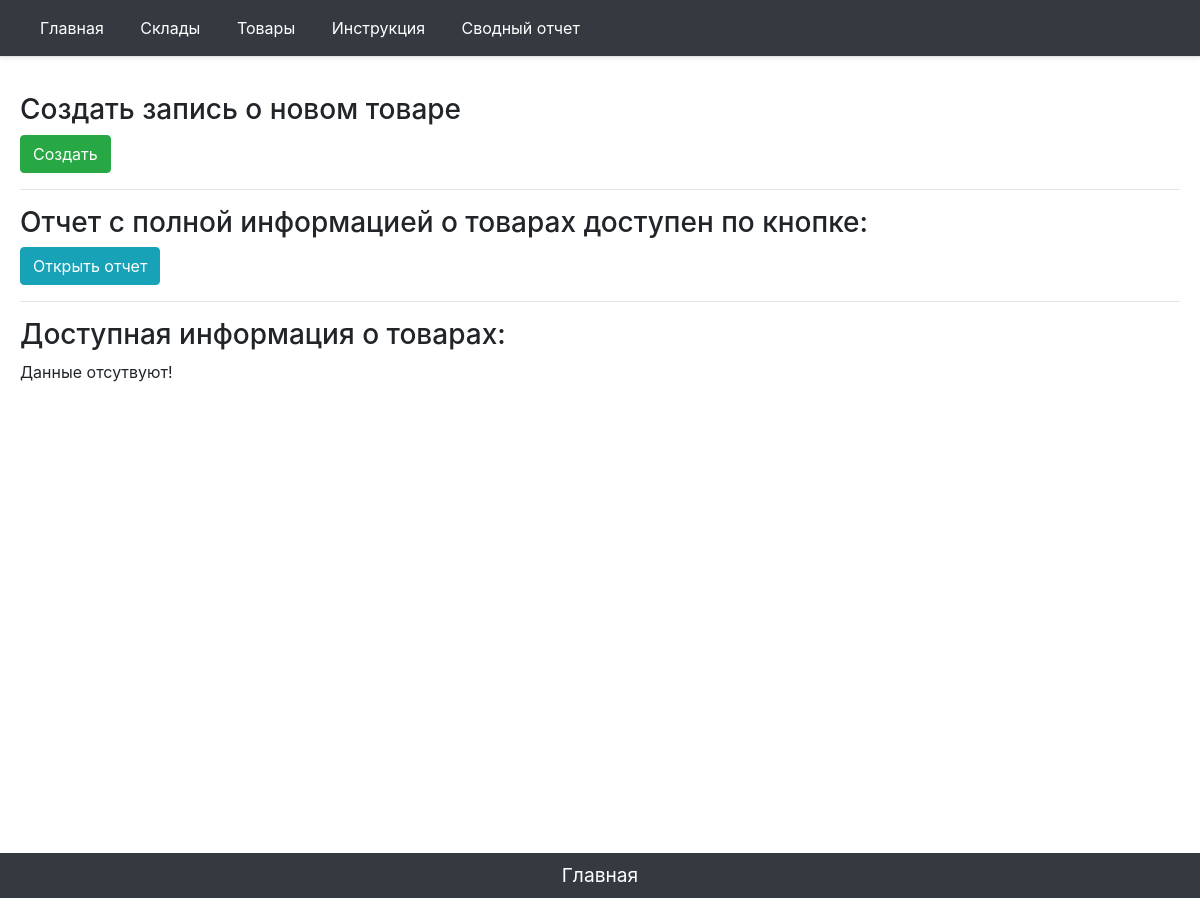
/items, run on an earlier commit of the app's database.
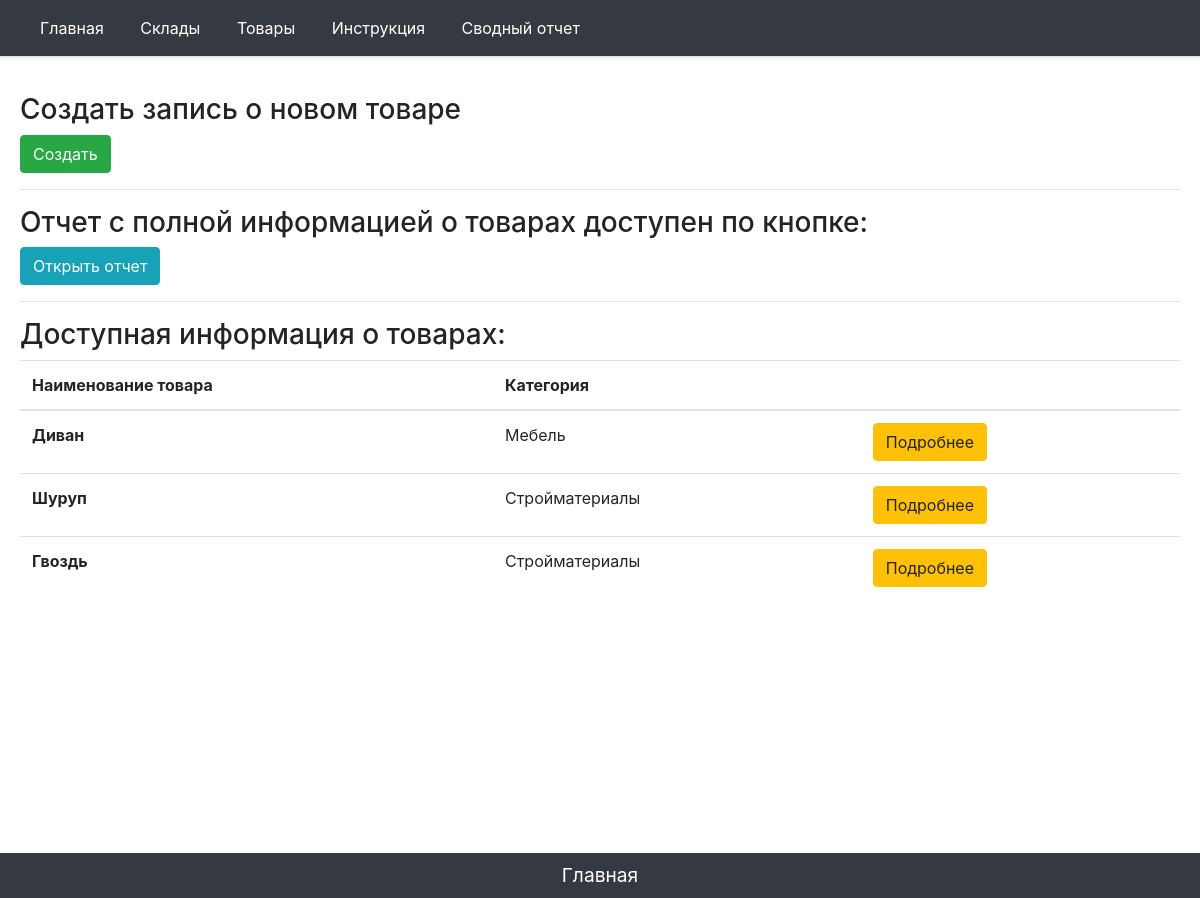
And on a later commit of the database.
### main/models.py (models this page shows, shortened)
class ItemNewOne(models.Model):
    ITEM_CATEGORY = (
        ('Мебель', 'Мебель'),
        ('Стройматериалы', 'Строительные материалы'),
        ('Инструменты', 'Инструменты для выполнения строительных,отделочных работ'),
        ('Техника', 'Технические средства, машины для строительных, отделочных работ'),
    )
    ITEM_MODULE = (
        ('А', 'А'),
        ('Б', 'Б'),
        ('В', 'В'),
        ('Г', 'Г'),
        ('Д', 'Д'),
        ('Е', 'Е'),
        ('Ж', 'Ж'),
        ('З', 'З'),
    )
    ITEM_SECTION =(
        ('S-1', 'S-1'),
        ('S-2', 'S-2'),
        ('S-3', 'S-3'),
        ('S-4', 'S-4'),
        ('S-5', 'S-5'),
        ('S-6', 'S-6'),
        ('S-7', 'S-7'),
        ('S-8', 'S-8'),
        ('S-9', 'S-9'),
        ('S-10', 'S-10'),
        ('S-11', 'S-11'),
        ('S-12', 'S-12'),
        ('S-13', 'S-13'),
        ('S-14', 'S-14'),
        ('S-15', 'S-15'),
        ('S-16', 'S-16'),
    )
    ITEM_ROW=(
        ('1', '1'),
        ('2', '2'),
        ('3', '3'),
        ('4', '4'),
        ('5', '5'),
        ('6', '6'),
        ('7', '7'),
        ('8', '8'),
        ('9', '9'),
        ('10', '10'),
        ('11', '11'),
        ('12', '12'),
        ('13', '13'),
        ('14', '14'),
        ('15', '15'),
        ('16', '16'),
        ('17', '17'),
        ('18', '18'),
        ('19', '19'),
        ('20', '20'),
        ('21', '21'),
        ('22', '22'),
        ('23', '23'),
        ('24', '24'),
        ('25', '25'),
        ('26', '26'),
        ('27', '27'),
        ('28', '28'),
        ('29', '29'),
        ('30', '30'),
        ('31', '31'),
        ('32', '32'),
    )
    ITEM_PLACE = (
        ('М1', 'М1'),
        ('М2', 'М2'),
        ('М3', 'М3'),
        ('М4', 'М4'),
        ('М5', 'М5'),
        ('М6', 'М6'),
        ('М7', 'М7'),
        ('М8', 'М8'),
        ('М9', 'М9'),
        ('М10', 'М10'),
        ('М11', 'М11'),
        ('М12', 'М12'),
        ('М13', 'М13'),
        ('М14', 'М14'),
        ('М15', 'М15'),
        ('М16', 'М16'),
        ('М17', 'М17'),
        ('М18', 'М18'),
        ('М19', 'М19'),
        ('М20', 'М20'),
        ('М21', 'М21'),
        ('М22', 'М22'),
        ('М23', 'М23'),
        ('М24', 'М24'),
        ('М25', 'М25'),
        ('М26', 'М26'),
        ('М27', 'М27'),
        ('М28', 'М28'),
        ('М29', 'М29'),
        ('М30', 'М30'),
        ('М31', 'М31'),
        ('М32', 'М32'),
        ('М33', 'М33'),
        ('М34', 'М34'),
        ('М35', 'М35'),
        ('М36', 'М36'),
        ('М37', 'М37'),
        ('М38', 'М38'),
        ('М39', 'М39'),
        ('М40', 'М40'),
        ('М41', 'М41'),
        ('М42', 'М42'),
        ('М43', 'М43'),
        ('М44', 'М44'),
        ('М45', 'М45'),
        ('М46', 'М46'),
        ('М47', 'М47'),
        ('М48', 'М48'),
        ('М49', 'М49'),
        ('М50', 'М50'),
        ('М51', 'М51'),
        ('М52', 'М52'),
        ('М53', 'М53'),
        ('М54', 'М54'),
        ('М55', 'М55'),
        ('М56', 'М56'),
        ('М57', 'М57'),
        ('М58', 'М58'),
        ('М59', 'М59'),
        ('М60', 'М60'),
        ('М61', 'М61'),
        ('М62', 'М62'),
        ('М63', 'М63'),
        ('М64', 'М64'),
        ('М65', 'М65'),
        ('М66', 'М66'),
        ('М67', 'М67'),
        ('М68', 'М68'),
        ('М69', 'М69'),
        ('М70', 'М70'),
        ('М71', 'М71'),
        ('М72', 'М72'),
        ('М73', 'М73'),
        ('М74', 'М74'),
        ('М75', 'М75'),
        ('М76', 'М76'),
        ('М77', 'М77'),
        ('М78', 'М78'),
        ('М79', 'М79'),
        ('М80', 'М80'),
        ('М81', 'М81'),
        ('М82', 'М82'),
        ('М83', 'М83'),
        ('М84', 'М84'),
        ('М85', 'М85'),
        ('М86', 'М86'),
        ('М87', 'М87'),
        ('М88', 'М88'),
        ('М89', 'М89'),
        ('М90', 'М90'),
        ('М91', 'М91'),
        ('М92', 'М92'),
        ('М93', 'М93'),
        ('М94', 'М94'),
        ('М95', 'М95'),
        ('М96', 'М96'),
        ('М97', 'М97'),
        ('М98', 'М98'),
        ('М99', 'М99'),
        ('М100', 'М100'),
        ('М101', 'М101'),
        ('М102', 'М102'),
        ('М103', 'М103'),
        ('М104', 'М104'),
        ('М105', 'М105'),
        ('М106', 'М106'),
        ('М107', 'М107'),
        ('М108', 'М108'),
        ('М109', 'М109'),
        ('М110', 'М110'),
        ('М111', 'М111'),
        ('М112', 'М112'),
        ('М113', 'М113'),
        ('М114', 'М114'),
        ('М115', 'М115'),
        ('М116', 'М116'),
        ('М117', 'М117'),
        ('М118', 'М118'),
        ('М119', 'М119'),
        ('М120', 'М120'),
        ('М121', 'М121'),
        ('М122', 'М122'),
        ('М123', 'М123'),
        ('М124', 'М124'),
        ('М125', 'М125'),
        ('М126', 'М126'),
        ('М127', 'М127'),
        ('М128', 'М128'),
    )
    name = models.CharField('Наименование товара', max_length=100)
    category = models.CharField('Категория',max_length=150, choices=ITEM_CATEGORY)
    amount = models.IntegerField('Количество')
    shelflifeday = models.IntegerField('Дней хранения')
    option = models.TextField('Описание', blank=True)
    foldid = models.ForeignKey(FoldNewOne, on_delete=models.CASCADE, verbose_name="Склад", blank="True")
    camedate = models.DateField('Дата поставки', blank=True, null=True)
    module = models.CharField('Модуль склада', max_length=5,blank=True, choices=ITEM_MODULE)
    section = models.CharField('Секция модуля склада', max_length=5,blank=True, choices=ITEM_SECTION)
    row = models.CharField('Ряд секции', blank=True, max_length=5,choices=ITEM_ROW)
    place = models.CharField('Место в ряду', blank=True, max_length=5,choices=ITEM_PLACE)
    class Meta:
        verbose_name = 'Товар'
        verbose_name_plural = 'Товары'

### main/views.py (the view)
# urls.py: path('items',views.items_home, name='items_home'),
def items_home(request):
    items = ItemNewOne.objects.all()
    return render(request, 'main/items_home.html', {'title': "Товары", 'item': items})

### main/templates/main/items_home.html (shortened to what this page needs)
{% extends 'main/base_template.html' %}
{% block content %}
    <fieldset>
        <h3>Создать запись о новом товаре</h3>
        <a href="{% url 'item_create_url' %}" class="btn btn-success">Создать</a>
    </fieldset>
    <hr>
<fieldset>
        <h3>Отчет с полной информацией о товарах доступен по кнопке:</h3>
        <a href="{% url 'items_list' %}" class="btn btn-info">Открыть отчет</a>
    </fieldset>
    <hr>
<h3>Доступная информация о товарах:</h3>
    <fieldset>
    {% if item %}
    <table class="table">
              <thead>
                <tr>
                  <th scope="col">Наименование товара</th>
                  <th scope="col">Категория</th>
                    <th scope="col"></th>
                </tr>
              </thead>
              <tbody>
                    {% for element in item %}
                     <tr>
                            <th scope="row">{{ element.name }}</th>
                            <td>{{ element.category }} </td>
                            <td><a href="{% url 'item-detail' element.id %}" class="btn btn-warning">Подробнее</a></td>
                      </tr>
                    {% endfor %}
              </tbody>
            </table>
        {% else %}
                <p>Данные отсутвуют!</p>
                {% endif %}
        </fieldset>
{% endblock %}
{% block tomain %}
  <footer class="footer">
    <p align = "middle" class = "my-0 me-md-auto fw-normal p-2 text-white bg-dark align-items-center"><a href="{% url 'home' %}"><font color="white"><big>Главная</big></font></a></p>
    </footer>
{% endblock %}

What changed in the data, as far as the page shows it:
added ItemNewOne: name "Диван", category "Мебель"
added ItemNewOne: name "Шуруп", category "Стройматериалы"
added ItemNewOne: name "Гвоздь", category "Стройматериалы"
Also different on the page:
text no longer shown: "Данные отсутвуют!"
text now shown: "Наименование товара Категория"
